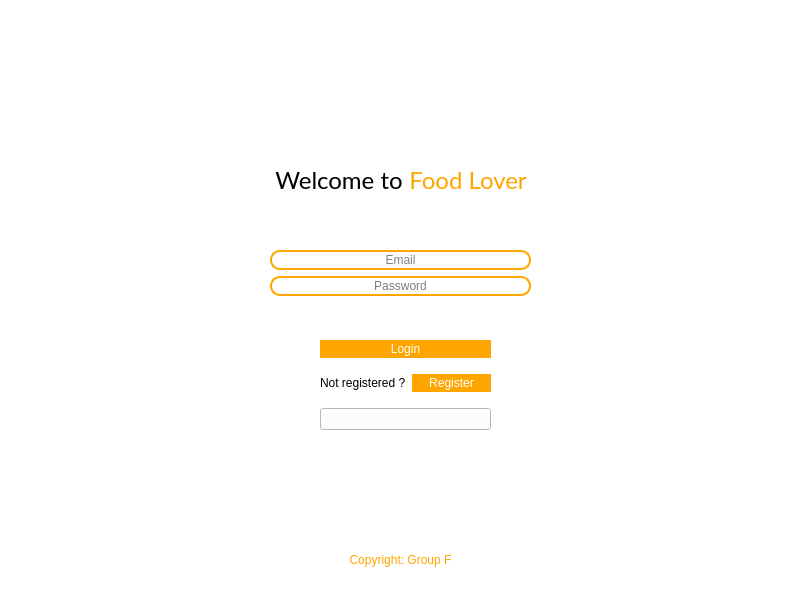
<?xml version="1.0" encoding="UTF-8"?>
<ui version="4.0">
 <class>MainWindow</class>
 <widget class="QMainWindow" name="MainWindow">
  <property name="geometry">
   <rect>
    <x>0</x>
    <y>0</y>
    <width>800</width>
    <height>600</height>
   </rect>
  </property>
  <property name="minimumSize">
   <size>
    <width>800</width>
    <height>600</height>
   </size>
  </property>
  <property name="maximumSize">
   <size>
    <width>800</width>
    <height>600</height>
   </size>
  </property>
  <property name="mouseTracking">
   <bool>false</bool>
  </property>
  <property name="windowTitle">
   <string>MainWindow</string>
  </property>
  <property name="styleSheet">
   <string notr="true">background-color: white;</string>
  </property>
  <widget class="QWidget" name="centralwidget">
   <widget class="QWidget" name="verticalLayoutWidget">
    <property name="geometry">
     <rect>
      <x>0</x>
      <y>12</y>
      <width>801</width>
      <height>221</height>
     </rect>
    </property>
    <layout class="QVBoxLayout" name="verticalLayout_2">
     <item>
      <widget class="QLabel" name="label">
       <property name="text">
        <string/>
       </property>
       <property name="pixmap">
        <pixmap>Images/food_lover.ico</pixmap>
       </property>
       <property name="alignment">
        <set>Qt::AlignHCenter|Qt::AlignTop</set>
       </property>
       <property name="textInteractionFlags">
        <set>Qt::NoTextInteraction</set>
       </property>
      </widget>
     </item>
     <item>
      <layout class="QHBoxLayout" name="horizontalLayout">
       <item>
        <spacer name="horizontalSpacer">
         <property name="orientation">
          <enum>Qt::Horizontal</enum>
         </property>
         <property name="sizeHint" stdset="0">
          <size>
           <width>40</width>
           <height>20</height>
          </size>
         </property>
        </spacer>
       </item>
       <item>
        <widget class="QLabel" name="label_7">
         <property name="font">
          <font>
           <family>Lato</family>
           <pointsize>18</pointsize>
          </font>
         </property>
         <property name="text">
          <string>Welcome to</string>
         </property>
         <property name="alignment">
          <set>Qt::AlignCenter</set>
         </property>
        </widget>
       </item>
       <item>
        <widget class="QLabel" name="label_6">
         <property name="font">
          <font>
           <family>Lato</family>
           <pointsize>18</pointsize>
          </font>
         </property>
         <property name="styleSheet">
          <string notr="true">QLabel {
	color: orange;
}</string>
         </property>
         <property name="text">
          <string>Food Lover</string>
         </property>
         <property name="alignment">
          <set>Qt::AlignCenter</set>
         </property>
        </widget>
       </item>
       <item>
        <spacer name="horizontalSpacer_2">
         <property name="orientation">
          <enum>Qt::Horizontal</enum>
         </property>
         <property name="sizeHint" stdset="0">
          <size>
           <width>40</width>
           <height>20</height>
          </size>
         </property>
        </spacer>
       </item>
      </layout>
     </item>
    </layout>
   </widget>
   <widget class="QWidget" name="verticalLayoutWidget_2">
    <property name="geometry">
     <rect>
      <x>270</x>
      <y>250</y>
      <width>261</width>
      <height>96</height>
     </rect>
    </property>
    <layout class="QVBoxLayout" name="verticalLayout_3">
     <item>
      <widget class="QLineEdit" name="main_email_entry">
       <property name="styleSheet">
        <string notr="true">border: 2px solid orange; border-radius: 10px;</string>
       </property>
       <property name="echoMode">
        <enum>QLineEdit::Normal</enum>
       </property>
       <property name="alignment">
        <set>Qt::AlignCenter</set>
       </property>
       <property name="placeholderText">
        <string>Email</string>
       </property>
      </widget>
     </item>
     <item>
      <widget class="QLineEdit" name="main_pw_entry">
       <property name="styleSheet">
        <string notr="true">border: 2px solid orange; border-radius: 10px</string>
       </property>
       <property name="echoMode">
        <enum>QLineEdit::Password</enum>
       </property>
       <property name="alignment">
        <set>Qt::AlignCenter</set>
       </property>
       <property name="placeholderText">
        <string>Password</string>
       </property>
      </widget>
     </item>
     <item>
      <widget class="QLabel" name="login_error">
       <property name="styleSheet">
        <string notr="true">color: rgb(255, 96, 96);</string>
       </property>
       <property name="text">
        <string/>
       </property>
       <property name="alignment">
        <set>Qt::AlignCenter</set>
       </property>
      </widget>
     </item>
     <item>
      <spacer name="verticalSpacer">
       <property name="orientation">
        <enum>Qt::Vertical</enum>
       </property>
       <property name="sizeHint" stdset="0">
        <size>
         <width>20</width>
         <height>40</height>
        </size>
       </property>
      </spacer>
     </item>
    </layout>
   </widget>
   <widget class="QWidget" name="gridLayoutWidget">
    <property name="geometry">
     <rect>
      <x>320</x>
      <y>330</y>
      <width>171</width>
      <height>110</height>
     </rect>
    </property>
    <layout class="QGridLayout" name="gridLayout">
     <item row="1" column="1">
      <widget class="QPushButton" name="register_btn">
       <property name="styleSheet">
        <string notr="true">QPushButton {
	background-color: orange;
	color: white;
	border: 2px solid orange;
	border-radius: 10px;
}

QPushButtonHover {
	background-color: rgb(57, 57, 57);
}</string>
       </property>
       <property name="text">
        <string>Register</string>
       </property>
      </widget>
     </item>
     <item row="0" column="0" colspan="2">
      <widget class="QPushButton" name="login_btn">
       <property name="styleSheet">
        <string notr="true">QPushButton {
	background-color: orange;
	color: white;
	border: 2px solid orange;
	border-radius: 10px;
}

QPushButtonHover {
	background-color: rgb(57, 57, 57);
}</string>
       </property>
       <property name="text">
        <string>Login</string>
       </property>
      </widget>
     </item>
     <item row="1" column="0">
      <widget class="QLabel" name="label_3">
       <property name="styleSheet">
        <string notr="true">color: black;</string>
       </property>
       <property name="text">
        <string>Not registered ?</string>
       </property>
      </widget>
     </item>
     <item row="2" column="0" colspan="2">
      <widget class="QPushButton" name="surf_btn">
       <property name="text">
        <string/>
       </property>
       <property name="icon">
        <iconset>
         <normaloff>Images/surf.png</normaloff>Images/surf.png</iconset>
       </property>
       <property name="iconSize">
        <size>
         <width>50</width>
         <height>50</height>
        </size>
       </property>
      </widget>
     </item>
    </layout>
   </widget>
   <widget class="QWidget" name="verticalLayoutWidget_3">
    <property name="geometry">
     <rect>
      <x>0</x>
      <y>549</y>
      <width>801</width>
      <height>21</height>
     </rect>
    </property>
    <layout class="QVBoxLayout" name="verticalLayout_4">
     <item>
      <widget class="QLabel" name="label_4">
       <property name="styleSheet">
        <string notr="true">color: orange;</string>
       </property>
       <property name="text">
        <string>Copyright: Group F</string>
       </property>
       <property name="alignment">
        <set>Qt::AlignCenter</set>
       </property>
      </widget>
     </item>
    </layout>
   </widget>
   <widget class="QStackedWidget" name="stackedWidget">
    <property name="geometry">
     <rect>
      <x>-1</x>
      <y>-1</y>
      <width>801</width>
      <height>16</height>
     </rect>
    </property>
   </widget>
  </widget>
 </widget>
 <resources/>
 <connections/>
</ui>
